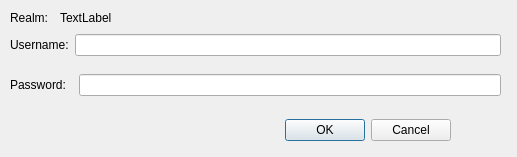
<?xml version="1.0" encoding="UTF-8"?>
<ui version="4.0">
 <class>Dialog</class>
 <widget class="QDialog" name="Dialog">
  <property name="geometry">
   <rect>
    <x>0</x>
    <y>0</y>
    <width>517</width>
    <height>157</height>
   </rect>
  </property>
  <property name="windowTitle">
   <string>Enter Credentials</string>
  </property>
  <widget class="QDialogButtonBox" name="buttonBox">
   <property name="geometry">
    <rect>
     <x>270</x>
     <y>110</y>
     <width>181</width>
     <height>41</height>
    </rect>
   </property>
   <property name="orientation">
    <enum>Qt::Horizontal</enum>
   </property>
   <property name="standardButtons">
    <set>QDialogButtonBox::Cancel|QDialogButtonBox::Ok</set>
   </property>
  </widget>
  <widget class="QWidget" name="verticalLayoutWidget_2">
   <property name="geometry">
    <rect>
     <x>10</x>
     <y>70</y>
     <width>491</width>
     <height>31</height>
    </rect>
   </property>
   <layout class="QVBoxLayout" name="verticalLayout_2">
    <item>
     <layout class="QHBoxLayout" name="horizontalLayout_2">
      <item>
       <widget class="QLabel" name="label_2">
        <property name="text">
         <string>Password:  </string>
        </property>
       </widget>
      </item>
      <item>
       <widget class="QLineEdit" name="lineEdit_2">
        <property name="echoMode">
         <enum>QLineEdit::Password</enum>
        </property>
       </widget>
      </item>
     </layout>
    </item>
   </layout>
  </widget>
  <widget class="QWidget" name="verticalLayoutWidget">
   <property name="geometry">
    <rect>
     <x>10</x>
     <y>30</y>
     <width>491</width>
     <height>31</height>
    </rect>
   </property>
   <layout class="QVBoxLayout" name="verticalLayout">
    <item>
     <layout class="QHBoxLayout" name="horizontalLayout">
      <item>
       <widget class="QLabel" name="label">
        <property name="text">
         <string>Username:</string>
        </property>
       </widget>
      </item>
      <item>
       <widget class="QLineEdit" name="lineEdit">
        <property name="echoMode">
         <enum>QLineEdit::Normal</enum>
        </property>
       </widget>
      </item>
     </layout>
    </item>
   </layout>
  </widget>
  <widget class="QLabel" name="label_3">
   <property name="geometry">
    <rect>
     <x>10</x>
     <y>10</y>
     <width>58</width>
     <height>15</height>
    </rect>
   </property>
   <property name="text">
    <string>Realm:</string>
   </property>
  </widget>
  <widget class="QLabel" name="label_4">
   <property name="geometry">
    <rect>
     <x>60</x>
     <y>10</y>
     <width>58</width>
     <height>15</height>
    </rect>
   </property>
   <property name="text">
    <string>TextLabel</string>
   </property>
  </widget>
 </widget>
 <resources/>
 <connections>
  <connection>
   <sender>buttonBox</sender>
   <signal>accepted()</signal>
   <receiver>Dialog</receiver>
   <slot>accept()</slot>
   <hints>
    <hint type="sourcelabel">
     <x>248</x>
     <y>254</y>
    </hint>
    <hint type="destinationlabel">
     <x>157</x>
     <y>274</y>
    </hint>
   </hints>
  </connection>
  <connection>
   <sender>buttonBox</sender>
   <signal>rejected()</signal>
   <receiver>Dialog</receiver>
   <slot>reject()</slot>
   <hints>
    <hint type="sourcelabel">
     <x>316</x>
     <y>260</y>
    </hint>
    <hint type="destinationlabel">
     <x>286</x>
     <y>274</y>
    </hint>
   </hints>
  </connection>
 </connections>
</ui>
